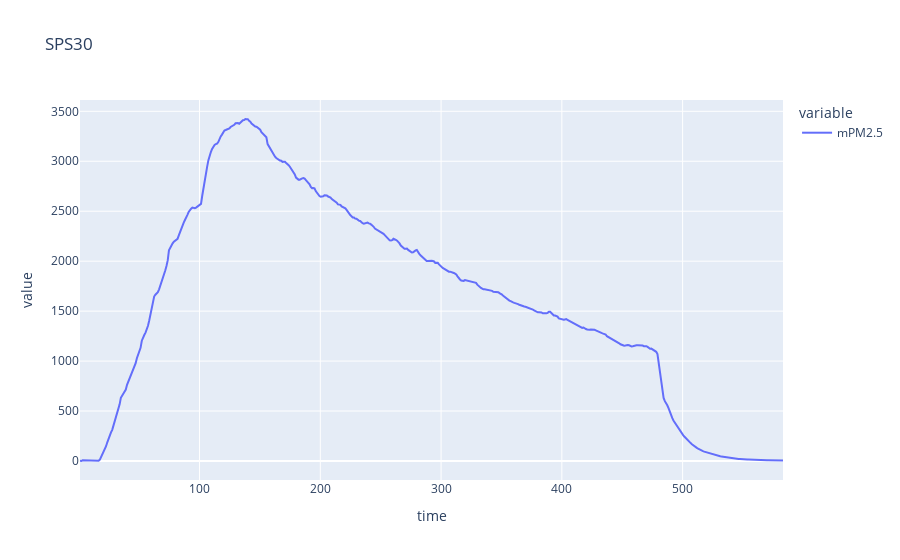

Here is the notebook cell this chart was saved with:
### Code cell
#df = pd.read_csv('data_mesh/20220805a_Levoit400s_4_spd_ACon.csv')
#df = pd.read_csv('data_mesh/20220809c_Levoit400s_4_spd.csv')
#df = pd.read_csv('data_mesh/20220805c_GermGuardian_CDAP4500BCA_5_spd.csv')
#df = pd.read_csv('data_mesh/20220807c_5_ArcticP14_4_Starkvind_100_pwr.csv')
#df = pd.read_csv('data_mesh/20220806b_GermGuardian_CDAP4500BCA_5_spd.csv')
#df = pd.read_csv('data_mesh/20220806c_GermGuardian_AC4825W_3_spd.csv')
#df = pd.read_csv('data_mesh/20220808e_LaskoB20201_4_Filtrete1900_2_spd.csv')
#df = pd.read_csv('data_mesh/20220809c_2_iPPC3000_2_Starkvind_2000_rpm.csv')
#df = pd.read_csv('data_mesh/20220824c_SilverStoneAP182_4_isinlive_LVH128_2000rpm.csv')
#df = pd.read_csv('data_incense/20220825c_SilverStoneAP182_4_isinlive_LVH128_2000rpm.csv')
#df = pd.read_csv('data_mesh/20220825c_SilverStoneAP182_4_isinlive_LVH128_1200rpm.csv')
#df = pd.read_csv('data_mesh/20220826c_SilverStoneAP182_4_isinlive_LVH128_nocharcoal_2000rpm.csv')
#df = pd.read_csv('data_mesh/20220830a_Vornado660_3_Filtrete2200_spd1.csv')

#filename = 'data_mesh/2022-09-26_11-24-56-P14Wall_MkI-LennoxX7935.edf'
#filename = 'data_mesh/2022-09-26_14-28-02-P14Wall_MkI-LennoxX7935.edf'
#filename = 'data_mesh/20220926e_P14Wall_MkI-LennoxX7935.csv'
#filename = 'data_mesh/20221003c_P14Wall_MkVI-Filtrete2200.csv'
filename = 'data_mesh/20221003c_P14CR-Filtrete2200.csv'


if filename.endswith('.edf'):
    df = pd.read_csv(filename, sep='\t', skiprows=9)
    df.rename(columns = {'Epoch_UTC': 'time'}, inplace=True)
    # set time off of zero rather than epoch
    time_offset = df.time[0]
    df['time'] -= time_offset
    col_fit = 'MassConc_2p5_SPS3x_AE8B4EE783812236'

else:
    df = pd.read_csv(filename)
    print('F°: {}'.format(df['temp_F'][10]))
    print('C°: {}'.format(df['temp_C'][10]))
    print('rh: {}%'.format(df.rh[10]))

    ## cut off all records before pm2.5 dropped to 1000
    #drop_start_idx = df[df['time'] >= 1850].index[0]
    ##drop_start_idx = df[df['time'] >= 2050].index[0]
    #if drop_start_idx != 0:
    #    df = df.tail(len(df) - drop_start_idx).copy()
    #df.index -= df.index[0]
    #df['time'] -= df.time[0]

    # column to fit on, mass PM2.5 is a good choice for NaCl aerosol CADR
    # changing this variable makes it possible to explore other options
    col_fit = 'mPM2.5'

# get rid of all the columns not used to fit the data
for col in [x for x in df.columns.values.tolist() if x not in [col_fit, 'time']]:
    del df[col]

# especially not bothering with pm4.0 and pm10 bc they are just interpolations of 0.5, 1.0, and 2.5
# see sensirion docs for the explanation

# plot the original data
df.set_index('time').plot(title='SPS30', kind='line')

### Figure 1 — Plotly figure (JSON) as saved in the notebook; plotly's stock layout.template omitted (floating-point values rounded to 4 significant figures; data arrays with more than 128 entries replaced by an {"elided": "..."} marker saying what was removed)
{"data": [{"hovertemplate": "variable=mPM2.5<br>time=%{x}<br>value=%{y}<extra></extra>", "legendgroup": "mPM2.5", "line": {"color": "#636efa", "dash": "solid"}, "marker": {"symbol": "circle"}, "mode": "lines", "name": "mPM2.5", "orientation": "v", "showlegend": true, "type": "scatter", "x": {"elided": "571 float values"}, "xaxis": "x", "y": {"elided": "571 int values"}, "yaxis": "y"}], "layout": {"legend": {"title": {"text": "variable"}, "tracegroupgap": 0}, "title": {"text": "SPS30"}, "xaxis": {"anchor": "y", "domain": [0, 1], "title": {"text": "time"}}, "yaxis": {"anchor": "x", "domain": [0, 1], "title": {"text": "value"}}}}
